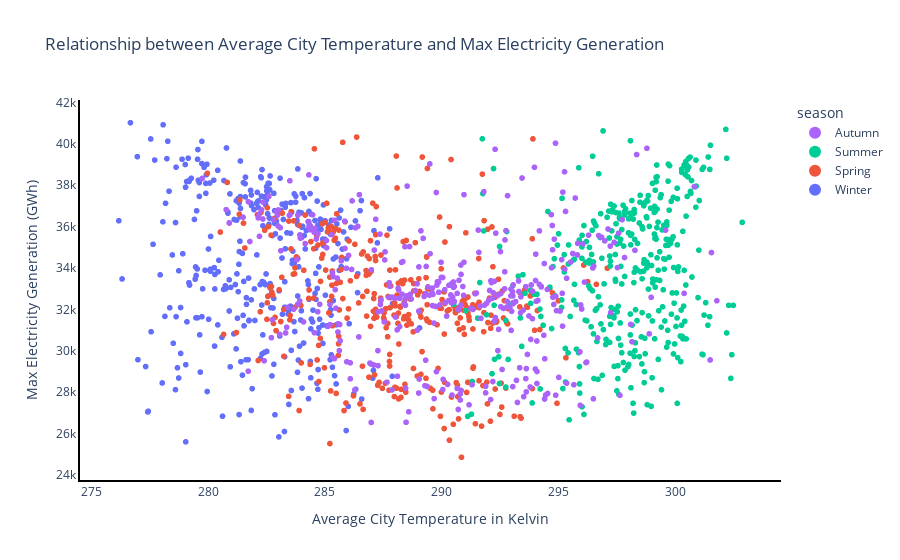

Notebook cell for this chart:
### Code cell
# Define custom color mapping based on month groups
color_map = {
    'Dec': 'blue', 'Jan': 'blue', 'Feb': 'blue',  # Winter months
    'Mar': 'green', 'Apr': 'green', 'May': 'green',  # Spring months
    'Jun': 'orange', 'Jul': 'orange', 'Aug': 'orange',  # Summer months
    'Sep': 'red', 'Oct': 'red', 'Nov': 'red'  # Autumn months
}
# Define season mapping
season_map = {
    'Dec': 'Winter', 'Jan': 'Winter', 'Feb': 'Winter',  # Winter months
    'Mar': 'Spring', 'Apr': 'Spring', 'May': 'Spring',  # Spring months
    'Jun': 'Summer', 'Jul': 'Summer', 'Aug': 'Summer',  # Summer months
    'Sep': 'Autumn', 'Oct': 'Autumn', 'Nov': 'Autumn'  # Autumn months
}

# Create new 'season' column based on the mapping
merged_df['season'] = merged_df['month'].map(season_map)  # Map months to seasons


# Map 'month' to custom colors
merged_df['color'] = merged_df['month'].map(color_map)

fig = px.scatter(
    merged_df,
    x='avg_city_temp',  # Average temperature
    y='max_total load actual',  # Max electricity generation
    title='Relationship between Average City Temperature and Max Electricity Generation',
    labels={'x': 'Average City Temperature (°C)', 'y': 'Max Electricity Generation (MW)'},
    color='season'
    
      # Add a trendline to visualize the correlation
)

# Update the x-axis and y-axis settings
fig.update_xaxes(
    showline=True,
    title='Average City Temperature in Kelvin',
    linecolor='black',
    linewidth=2,
    showgrid=False  # Hide x-axis grid lines
)

fig.update_yaxes(
    showline=True,
    title='Max Electricity Generation (GWh)',
    linecolor='black',
    linewidth=2,
    showgrid=False  # Hide y-axis grid lines
)

fig.update_layout(
    paper_bgcolor='white',  # Plot background
    plot_bgcolor='white',   # Figure background
    showlegend=True,        # Display legend
    legend=dict(
        traceorder='reversed',  # Show legend in reverse order
        itemsizing='constant',  # Keep legend item sizes consistent
        bgcolor='white',        # Legend background color
    )
)
# Display the scatter plot
fig.show()

### Figure 1 — Plotly figure (JSON) as saved in the notebook; plotly's stock layout.template omitted (floating-point values rounded to 4 significant figures; data arrays with more than 128 entries replaced by an {"elided": "..."} marker saying what was removed)
{"data": [{"hovertemplate": "season=Winter<br>avg_city_temp=%{x}<br>max_total load actual=%{y}<extra></extra>", "legendgroup": "Winter", "marker": {"color": "#636efa", "symbol": "circle"}, "mode": "markers", "name": "Winter", "showlegend": true, "type": "scattergl", "x": {"elided": "361 float values"}, "xaxis": "x", "y": {"elided": "361 int values"}, "yaxis": "y"}, {"hovertemplate": "season=Spring<br>avg_city_temp=%{x}<br>max_total load actual=%{y}<extra></extra>", "legendgroup": "Spring", "marker": {"color": "#EF553B", "symbol": "circle"}, "mode": "markers", "name": "Spring", "showlegend": true, "type": "scattergl", "x": {"elided": "368 float values"}, "xaxis": "x", "y": {"elided": "368 int values"}, "yaxis": "y"}, {"hovertemplate": "season=Summer<br>avg_city_temp=%{x}<br>max_total load actual=%{y}<extra></extra>", "legendgroup": "Summer", "marker": {"color": "#00cc96", "symbol": "circle"}, "mode": "markers", "name": "Summer", "showlegend": true, "type": "scattergl", "x": {"elided": "368 float values"}, "xaxis": "x", "y": {"elided": "368 int values"}, "yaxis": "y"}, {"hovertemplate": "season=Autumn<br>avg_city_temp=%{x}<br>max_total load actual=%{y}<extra></extra>", "legendgroup": "Autumn", "marker": {"color": "#ab63fa", "symbol": "circle"}, "mode": "markers", "name": "Autumn", "showlegend": true, "type": "scattergl", "x": {"elided": "364 float values"}, "xaxis": "x", "y": {"elided": "364 int values"}, "yaxis": "y"}], "layout": {"legend": {"bgcolor": "white", "itemsizing": "constant", "title": {"text": "season"}, "tracegroupgap": 0, "traceorder": "reversed"}, "paper_bgcolor": "white", "plot_bgcolor": "white", "showlegend": true, "title": {"text": "Relationship between Average City Temperature and Max Electricity Generation"}, "xaxis": {"anchor": "y", "domain": [0, 1], "linecolor": "black", "linewidth": 2, "showgrid": false, "showline": true, "title": {"text": "Average City Temperature in Kelvin"}}, "yaxis": {"anchor": "x", "domain": [0, 1], "linecolor": "black", "linewidth": 2, "showgrid": false, "showline": true, "title": {"text": "Max Electricity Generation (GWh)"}}}}
